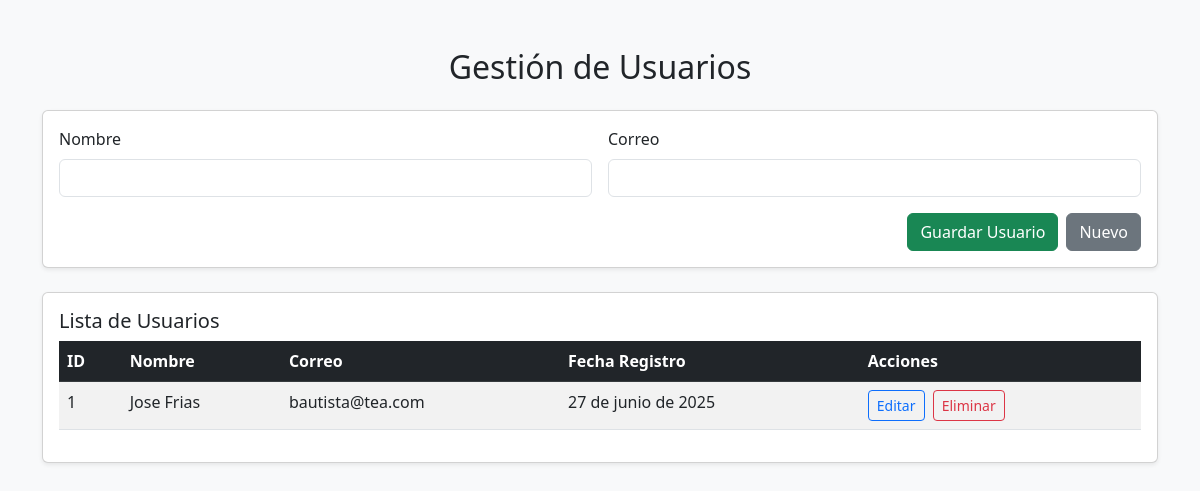
Screenshot of /usuarios/ with the database file from the repository.
### store/models.py (models this page shows, shortened)
class Usuario(models.Model):
    nombre = models.CharField(max_length=100)
    correo = models.EmailField()
    fecha_registro = models.DateField(auto_now_add=True)

### store/views.py (the view, shortened to what this page needs)
# urls.py: path('usuarios/', gestion_usuarios, name='gestion_usuarios'),
def gestion_usuarios(request):
    usuarios = Usuario.objects.all().order_by('-id')
    form = UsuarioForm()
    return render(request, 'usuarios.html', {'usuarios': usuarios, 'form': form})

### store/forms.py
class UsuarioForm(forms.ModelForm):
    class Meta:
        model = Usuario
        fields = ['nombre', 'correo']
        widgets = {
            'nombre': forms.TextInput(attrs={'class': 'form-control'}),
            'correo': forms.EmailInput(attrs={'class': 'form-control'}),
        }

### store/templates/usuarios.html (shortened to what this page needs)
<!DOCTYPE html>
<html lang="es">
<head>
    <link href="https://cdn.jsdelivr.net/npm/bootstrap@5.3.0/dist/css/bootstrap.min.css" rel="stylesheet">
</head>
<body class="bg-light">
    <div class="container py-5">
        <h2 class="mb-4 text-center">Gestión de Usuarios</h2>
        <div class="card mb-4 shadow-sm">
            <div class="card-body">
                <form method="POST" class="row g-3">
                    <div class="col-md-6">
                        <label for="id_nombre" class="form-label">Nombre</label>
                        {{ form.nombre }}
                    </div>
                    <div class="col-md-6">
                        <label for="id_correo" class="form-label">Correo</label>
                        {{ form.correo }}
                    </div>
                    <div class="col-12 d-flex justify-content-end">
                        <button type="submit" class="btn btn-success me-2">Guardar Usuario</button>
                        <button type="button" onclick="resetFormulario()" class="btn btn-secondary">Nuevo</button>
                    </div>
                </form>
            </div>
        </div>
        <div class="card shadow-sm">
            <div class="card-body">
                <h5 class="card-title">Lista de Usuarios</h5>
                <table class="table table-striped">
                    <thead class="table-dark">
                        <tr>
                            <th>ID</th>
                            <th>Nombre</th>
                            <th>Correo</th>
                            <th>Fecha Registro</th>
                            <th>Acciones</th>
                        </tr>
                    </thead>
                    <tbody>
                        {% for u in usuarios %}
                        <tr>
                            <td>{{ u.id }}</td>
                            <td>{{ u.nombre }}</td>
                            <td>{{ u.correo }}</td>
                            <td>{{ u.fecha_registro }}</td>
                            <td>
                                <button class="btn btn-sm btn-outline-primary me-1"
                                    onclick="cargarUsuario('{{ u.id }}', '{{ u.nombre }}', '{{ u.correo }}')">
                                    Editar
                                </button>
                                <a href="?eliminar={{ u.id }}" class="btn btn-sm btn-outline-danger">Eliminar</a>
                            </td>
                        </tr>
                        {% empty %}
                        <tr>
                            <td colspan="5" class="text-center">No hay usuarios registrados.</td>
                        </tr>
                        {% endfor %}
                    </tbody>
                </table>
            </div>
        </div>
    </div>
</body>
</html>

### rows the page displays
Usuario: id "1", nombre "Jose Frias", correo "bautista@tea.com", fecha_registro "27 de junio de 2025"
